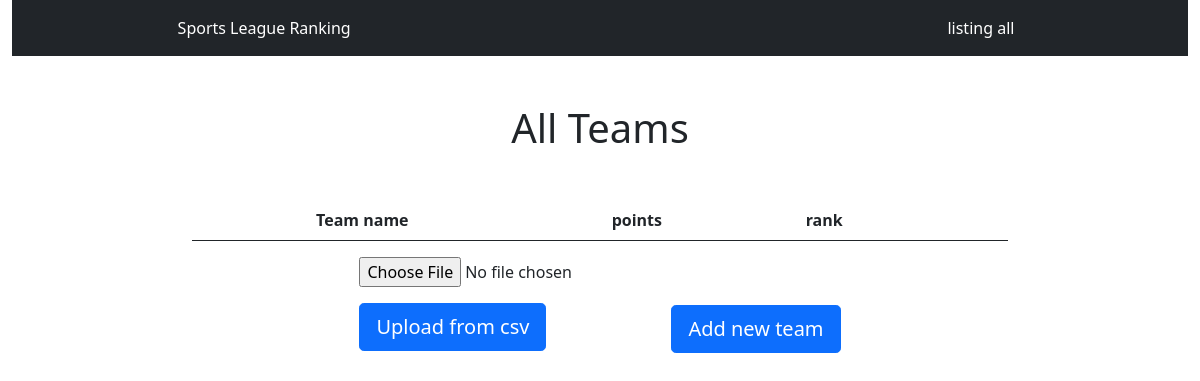
/, run on an earlier commit of the app's database.
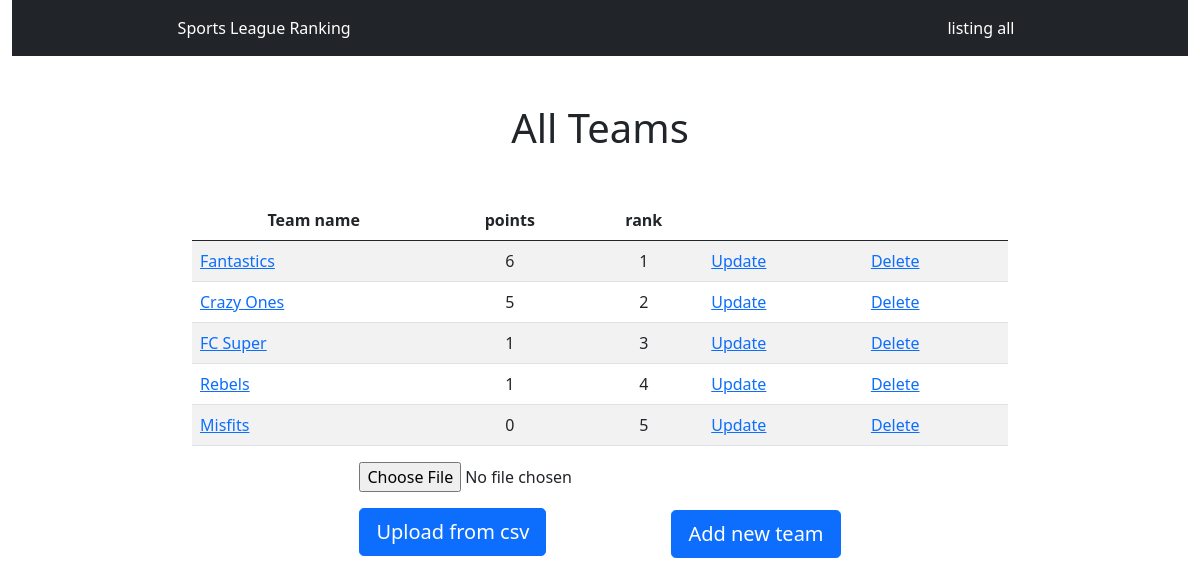
And on a later commit of the database.
### leaguerank/models.py (models this page shows, shortened)
class Leaguerank(models.Model):
    name = models.CharField(max_length=200,)
    points = models.PositiveIntegerField(blank=True, null=True)
    ranking = models.PositiveIntegerField(blank=True, null=True)

### leaguerank/views.py (the view)
# urls.py: path('', views.leaguerankListView.as_view(), name='all'),
class leaguerankListView(leaguerankBaseView, ListView):
    """View to list all leagueranks.
    Use the 'leaguerank_list' variable in the template
    to access all leaguerank objects"""

### leaguerank/templates/leaguerank/leaguerank_list.html (shortened to what this page needs)
{% extends 'base.html' %}
{% block content %}
<div class="container d-flex mt-5" style="width: 70%;">
    <div class="col">
        <h1 class="text-center">All Teams</h1>
        <table class="table table-striped mt-5">
            <thead>
                <tr>
                    <th class="text-center" scope="col">Team name</th>
                    <th class="text-center" scope="col">points</th>
                    <th class="text-center" scope="col">rank</th>
                    <th></th>
                    <th></th>
                </tr>
            </thead>
            <tbody>
                {% for leaguerank in leaguerank_list %}
                <tr>
                    <td class="ml-5"><a href="{% url 'leaguerank:leaguerank_detail' leaguerank.id %}">{{leaguerank.name}}</a></td>
                    <td class="text-center">{{leaguerank.points}}</td>
                    <td class="text-center">{{leaguerank.ranking}}</td>
                    <td><a href="{% url 'leaguerank:leaguerank_update' leaguerank.id %} ">Update</a></td>
                    <td><a href="{% url 'leaguerank:leaguerank_delete' leaguerank.id %}">Delete</a></td>
                </tr>
            {% endfor %}
            </tbody>
        </table>
        <div class="d-flex justify-content-center">
          <form method="post" action="{% url 'leaguerank:leaguerank_upload_csv' %} " enctype="multipart/form-data">
            <input type="file" name="myfile">
            <button type="submit" class="d-block btn btn-primary btn-lg my-3" >Upload from csv</button>
          </form>
            <div class="d-flex justify-content-flex-start">
                <a href="{% url 'leaguerank:leaguerank_create' %}" class="d-block btn btn-primary btn-lg my-5">Add new team</a>
            </div>
        </div>
    </div>
</div>
{% endblock content %}

### templates/base.html (shortened to what this page needs)
<!DOCTYPE HTML>
<html lang="en">
<head>
<link href="https://cdn.jsdelivr.net/npm/bootstrap@5.0.2/dist/css/bootstrap.min.css" rel="stylesheet">
</head>
<body>
<div class="container-fluid">
    <nav class="navbar navbar-expand-lg navbar-dark bg-dark">
        <div class="d-flex justify-content-between px-5 mx-auto" style="width: 80%;">
            <span class="navbar-text text-white">Sports League Ranking</span>
            <ul class="navbar-nav mr-auto">
                <li class="nav-item active">
                    <a class="nav-link active" href="{% url 'leaguerank:all' %}">listing all</a>
                </li>
            </ul>
        </div>
    </nav>
</div>
{% block content %}
{% endblock content %}
</body>
</html>

What changed in the data, as far as the page shows it:
added Leaguerank: name "Fantastics", points "6", ranking "1"
added Leaguerank: name "Crazy Ones", points "5", ranking "2"
added Leaguerank: name "FC Super", points "1", ranking "3"
added Leaguerank: name "Rebels", points "1", ranking "4"
added Leaguerank: name "Misfits", points "0", ranking "5"
